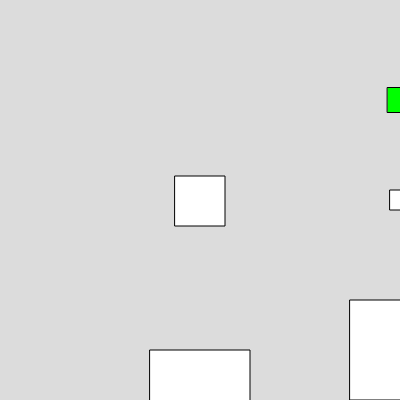
Frame 1 (no input)
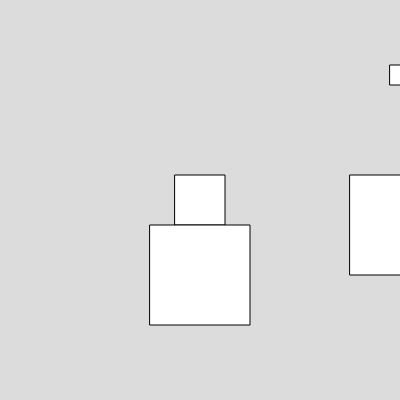
Frame 60 (no input)
Frame 120 (the mouse pressed at the canvas centre since frame 60): identical to frame 60, image omitted

The p5.js sketch that drew these frames (run headless with seeded random() and noise() and a simulated clock; from frame 60 on, the mouse is pressed at the canvas centre):

// p5.js sketch
// ── sketch.js
let LocalPlayer = null;
let Gravity = 1
let Level = 0

let StaticObjects = {
  0: [],
  1: [],
}

let Camera = {x:0,y:0}

function setup() {
  createCanvas(400, 400);
  // Level 0
  level = 0
  new Static(100,300,100,level)
  new Static(300,250,100,level)
  new Static(300,100,20,level)
  new Static(320,180,20,level)
  
  new Goal(300,0,level)
  
  // Level 1
  level = 1
  new Static(100,300,100,level)
  
  LocalPlayer = new Player(100,100);
}

class Static {
  constructor(x,y,size,level) {
    this.x = x
    this.y = y
    this.size = size
    StaticObjects[level].push(this)
  }
  render() {
    fill('white')
    rectMode(CENTER)
    rect(this.x,this.y,this.size)
  }
  checkCollision(x,y,size) {
    const rightBound = this.x + this.size/2
    const leftBound = this.x - this.size/2
      
    const upperBound = this.y + this.size/2
    const lowerBound = this.y - this.size/2
      
    if (x + size/2 > leftBound && x - size/2 < rightBound && y - size/2 < upperBound && y + size/2 > lowerBound) {
      return true
    }
  }
}

class Goal extends Static {
  constructor(x,y,level) {
    super(x,y,25,level)
  }
  render() {
    fill('lime')
    rectMode(CENTER)
    rect(this.x,this.y,this.size)
  }
}

class Platform extends Static {
  constructor(x,y,sizeX,sizeY,level) {
    
  }
}

class Player {
  constructor(x,y) {
    this.x = x
    this.y = y
    this.velocity = [0,0]
    this.coyoteTime = false
    
    this.size = 50
    
    this.state = {
      type: 'none',
      duration: 0
    }
  }
  render() {
    rectMode(CENTER)
    rect(this.x,this.y,this.size)
  }
  tick() {
    this.move()
    this.applyGravity()
    this.applyVelocity()
    this.render()
  }
  applyVelocity() {
    // todo: fix gliding when between two close objects 
    // todo: fix clipping into the corners of objects
    // X Check
    if (this.getCollisions(this.x + this.velocity[0],this.y).length > 0) {
      this.velocity[0] = 0
    }
    // Y Check
    if (this.getCollisions(this.x,this.y + this.velocity[1]).length > 0) {
      if (this.velocity[1] > 0) {
        this.state.type = 'grounded'
        this.state.duration = 10
      }
      this.velocity[1] = 0
    } else {
      if (this.state.type == 'grounded') {
        this.state.duration -= 1
        
        if (this.state.duration <= 0) {
          this.state.type = 'air'
        }
      } else {
        this.state.type = 'air'
      }
    }
    
    this.x += this.velocity[0]
    this.y += this.velocity[1]
    
    if (this.y > height) { // this is temporary
      this.y = -height
      this.velocity[1] = 20
      this.x = 100
    }
    
  }
  move() {
    if (keyIsDown(87)) {
      if (this.state.type == 'grounded') {
        this.state.duration = 0
        this.applyForce(0,-15) 
      }
    } // W
    if (keyIsDown(65)) { this.velocity[0] = -5 } // A
    else if (keyIsDown(68)) { this.velocity[0] = 5 } // D
    else { this.velocity[0] = 0 }
  }
  applyGravity() {
    if (this.y >= height) {
      return
    }
    
    this.applyForce(0,Gravity)
  }
  applyForce(x,y) {
    this.velocity[0] += x
    this.velocity[1] += y
  }
  getCollisions(x,y) {
    let collisions = []
    
    for (const object of StaticObjects[Level]) {
      
      if (object.checkCollision(x,y,this.size)) {
        if (object instanceof Goal) {
          Level++
          this.x = 100
          this.y = 100
          return []
        }
        collisions.push(object)
      }
    }
    return collisions
  }   
}

function draw() {
  background(220);
  fill('white')
  
  Camera.x = width/2 - LocalPlayer.x
  Camera.y = height/2 - LocalPlayer.y
  translate(Camera.x,Camera.y)
  
  if (LocalPlayer) {
    LocalPlayer.tick()
  }
  
  for (const object of StaticObjects[Level]) {
    object.render()
  }
}
